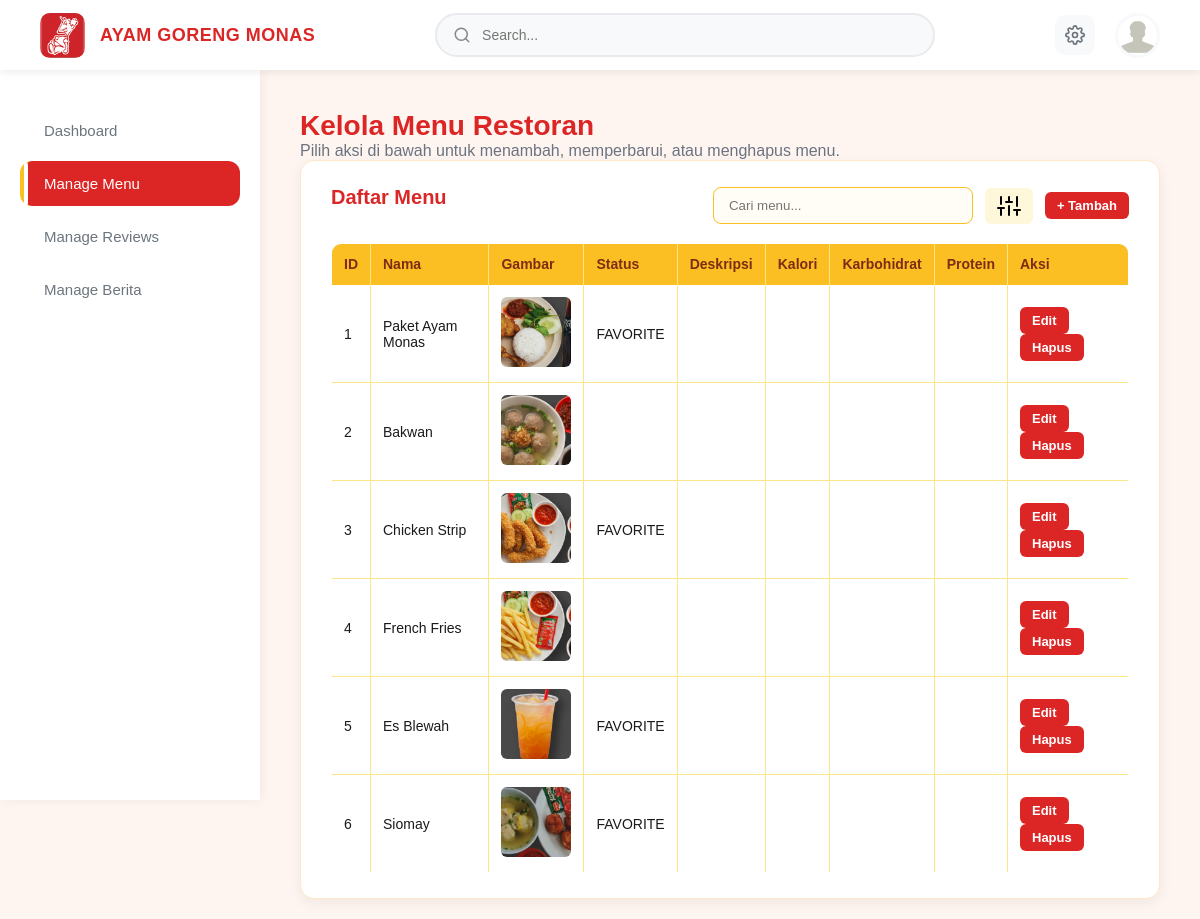
/Admin/menu/manage_menu.php, run on the app's committed database.
### tables this page shows
CREATE TABLE menu (
    id INT AUTO_INCREMENT PRIMARY KEY,
    nama VARCHAR(50) NOT NULL,
    gambar VARCHAR(100) NOT NULL,
    status VARCHAR(20) DEFAULT NULL
);

### Admin/menu/manage_menu.php (the view, shortened to what this page needs)
<?php
$conn = mysqli_connect("localhost", "root", "", "ayamgoreng_monas");
?>
<!DOCTYPE html>
<html lang="en">
  <head>
    <link rel="stylesheet" href="../style_admin/manage_menu.css" />
  </head>
  <body>
    <?php
    include "../layout/header_admin.php";
    include "../layout/sidebar_admin.php";
    ?>
    <section class="main-content">
      <div class="content-header">
        <h1>Kelola Menu Restoran</h1>
        <p>Pilih aksi di bawah untuk menambah, memperbarui, atau menghapus menu.</p>
      </div>
      <div class="table-section">
        <div class="table-header">
          <h2>Daftar Menu</h2>
          <div class="table-tools">
            <input type="text" placeholder="Cari menu..." class="search-menu">
            <button class="filter-btn">
              <i data-feather="sliders"></i>
            </button>
            <a href="tambah_menu.php">
              <button class="add-btn">+ Tambah</button>
            </a>
          </div>
        </div>
        <table border="1" cellpadding="8">
          <tr>
            <th>ID</th>
            <th>Nama</th>
            <th>Gambar</th>
            <th>Status</th>
            <th>Deskripsi</th>
            <th>Kalori</th>
            <th>Karbohidrat</th>
            <th>Protein</th>
            <th>Aksi</th>
          </tr>
          <?php
          $result = mysqli_query($conn, "SELECT * FROM menu");
          while ($row = mysqli_fetch_assoc($result)) {
            $namaMenu = htmlspecialchars($row['nama'], ENT_QUOTES);
            echo "<tr>";
            echo "<td>{$row['id']}</td>";
            echo "<td>{$row['nama']}</td>";
            echo "<td><img class='menu-img' src='../../Source/Daftar menu/{$row['gambar']}'></td>";
            echo "<td>{$row['status']}</td>";
            echo "<td>{$row['deskripsi']}</td>";
            echo "<td>{$row['kalori']}</td>";
            echo "<td>{$row['karbohidrat']}</td>";
            echo "<td>{$row['protein']}</td>";
            echo "<td>
                    <a href='edit_menu.php?id={$row['id']}'><button>Edit</button></a>
                    <button onclick=\"showDeleteConfirmation({$row['id']}, '{$namaMenu}', 'menu')\">Hapus</button>
                  </td>";
            echo "</tr>";
          }
          ?>
        </table>
      </div>
    </section>
  </body>
</html>

### Admin/style_admin/manage_menu.css (style rules this page uses)
* { margin: 0; padding: 0; box-sizing: border-box; font-family: "Poppins", sans-serif; }
body { background: #FFF5F0; color: #1a1a1a; }
.main-content { margin-left: 260px; margin-top: 70px; padding: 30px; min-height: calc(100vh - 70px); }
.menu-img { width: 75px; height: 75px; border-radius: 8px; object-fit: cover; }
.main-content { margin-left: 260px; margin-top: 90px; padding: 20px 40px; }
.content-header h1 { font-size: 28px; font-weight: 700; color: #DC2626; }
.content-header p { color: #6B7280; }
.table-section { background: #ffffff; padding: 25px 30px; border-radius: 14px; box-shadow: 0 4px 14px rgba(0,0,0,0.06); border: 1px solid #FFE8C7; }
.table-header { display: flex; align-items: center; justify-content: space-between; margin-bottom: 18px; }
.table-tools { display: flex; align-items: center; gap: 12px; margin-left: 100px; }
.search-menu { padding: 10px 15px; width: 260px; border-radius: 8px; border: 1px solid #FBBF24; background: #FFFDF5; }
.filter-btn { padding: 10px 12px; border-radius: 8px; border: 1px solid #F59E0B; background: #FFF7DA; cursor: pointer; display: flex; align-items: center; }
.add-btn { background: #F97316; color: white; border: none; padding: 10px 16px; border-radius: 8px; font-weight: 600; cursor: pointer; }
.table-section table { border: 1px solid #FBBF24; }
.table-section th, .table-section td { border-right: 1px solid #FDE68A; }
.table-section tr:last-child td { border-bottom: none; }
.table-section th:last-child, .table-section td:last-child { border-right: none; }
.table-section h2 { font-size: 20px; font-weight: 700; color: #DC2626; margin-bottom: 16px; }
.table-section table { width: 100%; border-collapse: collapse; overflow: hidden; border-radius: 10px; }
.table-section th { background: #FBBF24; padding: 12px; text-align: left; color: #7C2D12; font-size: 14px; }
.table-section td { padding: 12px; background: #FFF; border-bottom: 1px solid #FDE68A; font-size: 14px; }
.table-section img { border-radius: 6px; width: 70px; height: 70px; object-fit: cover; }
.table-section button { padding: 6px 12px; border-radius: 6px; border: none; cursor: pointer; font-size: 13px; font-weight: 600; }
.table-section button:first-child { background: #FB923C; color: white; }
.table-section button:last-child { background: #DC2626; color: white; }

### data on the page
menu: id "1", nama "Paket Ayam Monas", gambar (picture), status "FAVORITE"
menu: id "2", nama "Bakwan", gambar (picture)
menu: id "3", nama "Chicken Strip", gambar (picture), status "FAVORITE"
menu: id "4", nama "French Fries", gambar (picture)
menu: id "5", nama "Es Blewah", gambar (picture), status "FAVORITE"
menu: id "6", nama "Siomay", gambar (picture), status "FAVORITE"
